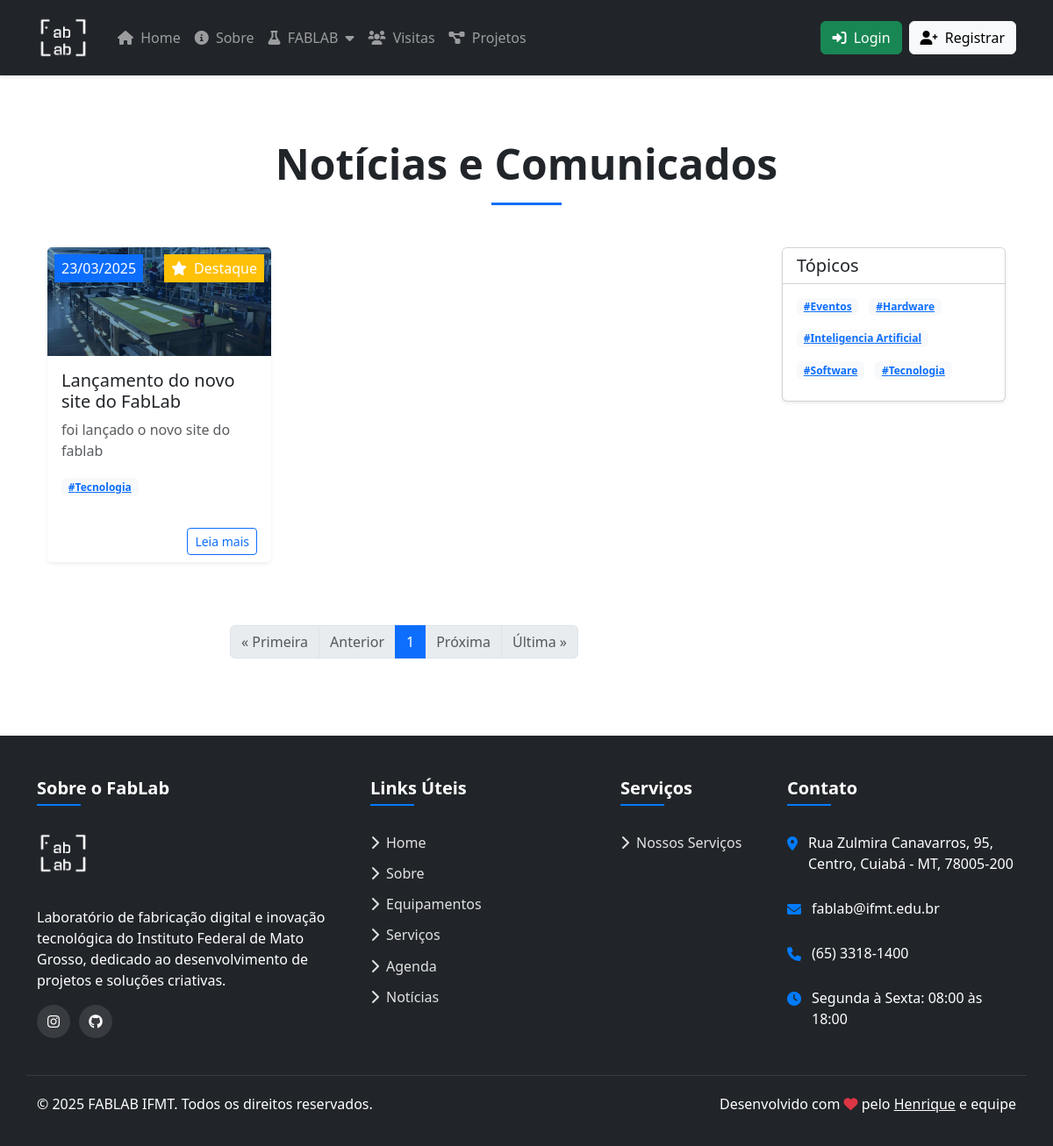
/options/noticias/, run on the app's committed database.
### options/models.py (models this page shows, shortened)
class Noticia(models.Model):
    titulo = models.CharField(max_length=200)
    slug = models.SlugField(max_length=200, unique=True, help_text="URL amigável baseada no título")
    resumo = models.TextField(help_text="Resumo curto da notícia (exibido na listagem)")
    conteudo = models.TextField(help_text="Conteúdo completo da notícia")
    imagem = models.ImageField(upload_to='noticias/', help_text="Imagem principal da notícia")
    data_publicacao = models.DateTimeField(auto_now_add=True)
    data_atualizacao = models.DateTimeField(auto_now=True)
    autor = models.ForeignKey(settings.AUTH_USER_MODEL, on_delete=models.SET_NULL, null=True, blank=True, related_name='noticias')
    hashtags = models.ManyToManyField(Hashtag, blank=True, related_name='noticias')
    publicado = models.BooleanField(default=True, help_text="Se marcado, a notícia será visível no site")
    mostrar_na_home = models.BooleanField(default=False, help_text="Se marcado, a notícia será exibida na página inicial")
    destaque = models.BooleanField(default=False, help_text="Se marcado, receberá destaque visual")
    class Meta:
        ordering = ['-data_publicacao']
        verbose_name = 'Notícia'
        verbose_name_plural = 'Notícias'
    def get_absolute_url(self):
        return reverse('options:noticia_detalhe', args=[self.slug])

class Hashtag(models.Model):
    nome = models.CharField(max_length=50, unique=True)
    slug = models.SlugField(max_length=50, unique=True)
    class Meta:
        ordering = ['nome']
        verbose_name = 'Hashtag'
        verbose_name_plural = 'Hashtags'

### options/views.py (the view)
# urls.py: path('noticias/', views.noticias_lista, name='noticias'),
def noticias_lista(request):
    noticias_lista = Noticia.objects.filter(publicado=True)
    todas_hashtags = Hashtag.objects.all()
    paginator = Paginator(noticias_lista, 9)  # 9 notícias por página (3x3)
    page = request.GET.get('page')
    noticias = paginator.get_page(page)
    return render(request, 'noticias.html', {
        'noticias': noticias,
        'hashtags': todas_hashtags,
        'titulo': 'Notícias e Comunicados'
    })

### logs/context_processors.py (called while the page is built)
def pending_events_count(request):
    context = {'global_pending_count': 0}
    if request.user.is_authenticated and request.user.is_staff:
        context['global_pending_count'] = Event.objects.filter(approved=False).count()
    return context

### users/context_processors.py (called while the page is built)
def registration_requests_count(request):
    pending_count = 0
    if request.user.is_authenticated and request.user.is_superuser:
        pending_count = RegistrationRequest.objects.filter(status='pending').count()
    return {
        'registration_pending_count': pending_count
    }

### options/templates/noticias.html (shortened to what this page needs)
{% extends 'layout.html' %}
{% load static %}
{% block content %}
<div class="container py-5">
  <div class="row mb-5">
    <div class="col-12">
      <h1 class="display-5 fw-bold text-center">{{ titulo|default:"Notícias e Comunicados" }}</h1>
      <div class="text-center">
        <div class="mx-auto bg-primary" style="height: 3px; width: 80px; margin-top: 15px;"></div>
      </div>
    </div>
  </div>
  <div class="row">
    <div class="col-lg-9">
      {% if noticias %}
        <div class="row g-4">
          {% for noticia in noticias %}
            <div class="col-md-6 col-lg-4 mb-4">
              <div class="card h-100 border-0 shadow-sm news-card">
                <div class="position-relative">
                  <img src="{{ noticia.imagem.url }}" alt="{{ noticia.titulo }}" class="card-img-top">
                  <div class="position-absolute top-0 start-0 bg-primary text-white py-1 px-2 m-2">
                    {{ noticia.data_publicacao|date:"d/m/Y" }}
                  </div>
                  {% if noticia.destaque %}
                    <div class="position-absolute top-0 end-0 bg-warning text-white py-1 px-2 m-2">
                      <i class="fas fa-star me-1"></i> Destaque
                    </div>
                  {% endif %}
                </div>
                <div class="card-body">
                  <h5 class="card-title">{{ noticia.titulo }}</h5>
                  <p class="card-text text-muted">{{ noticia.resumo|truncatechars:120 }}</p>
                  {% if noticia.hashtags.all %}
                  <div class="mt-2 mb-2">
                    {% for tag in noticia.hashtags.all %}
                      <a href="{% url 'options:noticias_por_tag' tag.slug %}" class="badge bg-light text-primary me-1 mb-1">
                        #{{ tag.nome }}
                      </a>
                    {% endfor %}
                  </div>
                  {% endif %}
                </div>
                <div class="card-footer bg-white border-0">
                  <div class="d-flex justify-content-between align-items-center">
                    <a href="{{ noticia.get_absolute_url }}" class="btn btn-sm btn-outline-primary">Leia mais</a>
                  </div>
                </div>
              </div>
            </div>
          {% endfor %}
        </div>
        <div class="row mt-5">
          <div class="col-12">
            <nav aria-label="Navegação de páginas">
              <ul class="pagination justify-content-center">
                {% if noticias.has_previous %}
                  <li class="page-item">
                    <a class="page-link" href="?page=1">&laquo; Primeira</a>
                  </li>
                  <li class="page-item">
                    <a class="page-link" href="?page={{ noticias.previous_page_number }}">Anterior</a>
                  </li>
                {% else %}
                  <li class="page-item disabled">
                    <span class="page-link">&laquo; Primeira</span>
                  </li>
                  <li class="page-item disabled">
                    <span class="page-link">Anterior</span>
                  </li>
                {% endif %}
                {% for i in noticias.paginator.page_range %}
                  {% if noticias.number == i %}
                    <li class="page-item active">
                      <span class="page-link">{{ i }} <span class="sr-only">(atual)</span></span>
                    </li>
                  {% elif i > noticias.number|add:'-3' and i < noticias.number|add:'3' %}
                    <li class="page-item">
                      <a class="page-link" href="?page={{ i }}">{{ i }}</a>
                    </li>
                  {% endif %}
                {% endfor %}
                {% if noticias.has_next %}
                  <li class="page-item">
                    <a class="page-link" href="?page={{ noticias.next_page_number }}">Próxima</a>
                  </li>
                  <li class="page-item">
                    <a class="page-link" href="?page={{ noticias.paginator.num_pages }}">Última &raquo;</a>
                  </li>
                {% else %}
                  <li class="page-item disabled">
                    <span class="page-link">Próxima</span>
                  </li>
                  <li class="page-item disabled">
                    <span class="page-link">Última &raquo;</span>
                  </li>
                {% endif %}
              </ul>
            </nav>
          </div>
        </div>
      {% else %}
        <div class="alert alert-info">
          <i class="fas fa-info-circle fa-2x mb-3"></i>
          <h4>Nenhuma notícia disponível</h4>
          <p>No momento não há notícias publicadas. Volte em breve para novidades.</p>
        </div>
      {% endif %}
    </div>
    <div class="col-lg-3">
      {% if hashtags %}
      <div class="card shadow-sm mb-4 sticky-lg-top" style="top: 100px; z-index: 990;">
        <div class="card-header bg-white">
          <h5 class="mb-0">Tópicos</h5>
        </div>
        <div class="card-body">
          <div class="d-flex flex-wrap gap-2">
            {% for tag in hashtags %}
              <a href="{% url 'options:noticias_por_tag' tag.slug %}"
                 class="badge bg-light text-primary me-1 mb-2 {% if tag_atual == tag %}active{% endif %}">
                #{{ tag.nome }}
              </a>
            {% endfor %}
          </div>
        </div>
      </div>
      {% endif %}
    </div>
  </div>
</div>
{% endblock %}

### static/style.css (style rules this page uses)
html, body { height: 100%; margin: 0; }
body { display: flex; flex-direction: column; }

### templates/layout.html (style rules this page uses)
:root { --primary-color: #007bff; --secondary-color: #6c757d; --accent-color: #28a745; --danger-color: #dc3545; }
body { display: flex; flex-direction: column; min-height: 100vh; }

### data on the page
Noticia: imagem (picture), data_publicacao "23/03/2025", destaque True (drawn), titulo "Lançamento do novo site do FabLab", resumo "foi lançado o novo site do fablab"
Hashtag: nome "Tecnologia"
Hashtag: nome "Eventos"
Hashtag: nome "Hardware"
Hashtag: nome "Inteligencia Artificial"
Hashtag: nome "Software"

### other printed values
{{ titulo|default:"Notícias e Comunicados" }} "Notícias e Comunicados"
{{ i }} "1"
